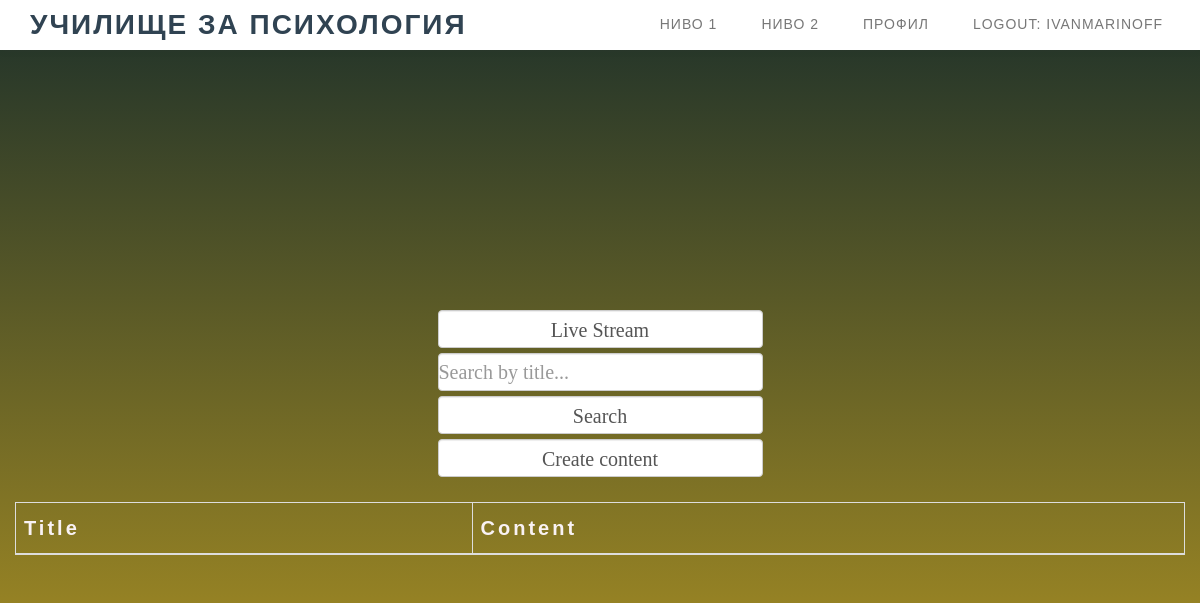
The app's page /api/content/read_content/ (signed in), older data.
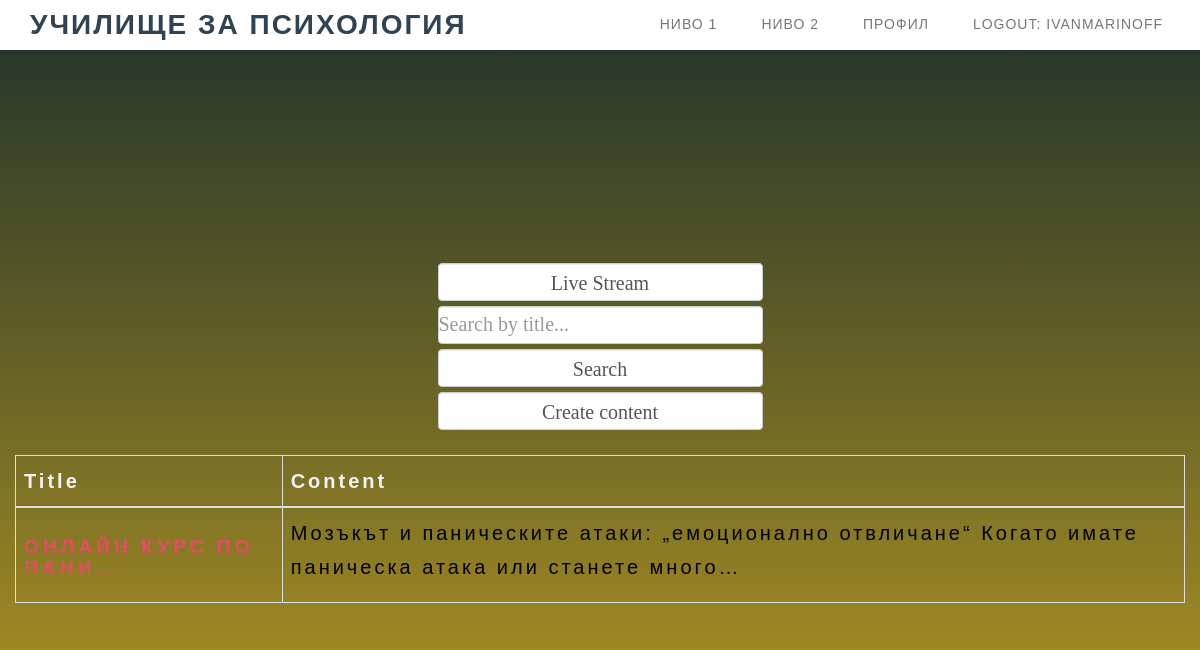
The same page, newer data.
### school_bg/users/models.py (models this page shows, shortened)
class User(auth_models.AbstractUser):
    first_name = models.CharField(
        max_length=30,
        blank=True,
        null=True,
        validators=[
            validate_only_alphabetical,
        ]
    )
    last_name = models.CharField(
        max_length=30,
        blank=True,
        null=True,
        validators=[
            validate_only_alphabetical,
        ]
    )
    email = models.EmailField(
        unique=True,
        validators=[validate_email],
    )

### school_bg/content/models.py (models this page shows, shortened)
class Level_1(models.Model):
    class Meta:
        ordering = ['-created_at']
    title = models.CharField(
        max_length=100,
        blank=True,
        null=True,
    )
    text = models.TextField(
        blank=True,
        null=True,
    )
    created_at = models.DateTimeField(auto_now=True, blank=True)
    updated_at = models.DateTimeField(auto_now=True, blank=True)
    user = models.ForeignKey(
        UserModel,
        on_delete=models.CASCADE,
    )
    slug = models.SlugField(
        unique=True,
        blank=True,
        null=True,
    )
    image_url = models.URLField(
        blank=True,
        null=True,
    )
    file = models.FileField(
        upload_to='files',
        blank=True,
        null=True,
        default=None,
    )
    video = models.FileField(
        upload_to='videos',
        blank=True,
        null=True,
        default=None,
        )

### school_bg/content/views.py (the view)
# urls.py: path('read_content/', ReadContentView.as_view(), name='read-content'),
class ReadContentView(CustomLoginRequiredMixin, views.ListView):
    model = Level_1
    template_name = 'content/read_content.html'
    form_class = ContentReadForm
    success_url = reverse_lazy('read-content')
    paginate_by = 5
    context_object_name = 'content'
    object_list = Level_1.objects.all().order_by('title')
    def get_queryset(self):
        queryset = super().get_queryset()
        search = self.request.GET.get('search', '')
        queryset = queryset.filter(text__icontains=search)
        return queryset
    def get_context_data(self, *args, **kwargs):
        context = super().get_context_data(*args, **kwargs)
        context['search'] = self.request.GET.get('search', '')
        return context

### templates/content/read_content.html (shortened to what this page needs)
{% extends 'content/content_navbar.html' %}
{% load static %}
{% load custom_filters %}
{% block navbar_content %}
    <div class="container">
        <div class="row">
            <div class="col-12">
                <br><br><br><br>
                <table class="table table-bordered" style="list-style-type:upper-roman" aria-sort="descending">
                    <thead>
                    <tr>
                        <th>
                            <p1>Title</p1>
                        </th>
                        <th>
                            <p1>Content</p1>
                        </th>
                    </tr>
                    </thead>
                    <tbody>
                    {% if request.user.is_authenticated %}
                        <form action="{% url 'live-stream' %}" method="get" enctype="multipart/form-data">
                            <input type="submit" class="form-control" value="Live Stream">
                        </form>
                    {% endif %}
                    <form action="{% url 'read-content' %}" method="get" enctype="multipart/form-data">
                        <input type="text" class="form-control" name="search" placeholder="Search by title..."
                               value="{{ request.GET.title }}">
                        <input type="submit" class="form-control" value="Search">
                    </form>
                    {% if request.user.is_superuser %}
                        <form action="{% url 'create-content' %}" method="get"
                              enctype="multipart/form-data">
                            <input type="submit" class="form-control" value="Create content"></form><br>
                    {% endif %}
                    {% for content in object_list reversed %}
                        <tr>
                            <td>
                                <h2>
                                    <a href="{% url 'detail-content' slug=content.slug %}">
                                        {{ content.title|truncatechars:20 }}</a>
                                </h2>
                            </td>
                            <td>
                                <p>
                                    {{ content.text|truncatechars:100 }}
                                </p>
                            </td>
                        </tr>
                    {% endfor %}
                    </tbody>
                </table>
            </div>
        </div>
    </div>
{% endblock %}

### templates/content/content_navbar.html (shortened to what this page needs)
{% load static %}
<!DOCTYPE html>
<html lang="bg">
<head>
    <link rel="stylesheet" href="{% static 'css/bootstrap.min.css' %}">
    <link rel="stylesheet" href="{% static 'css/animate.min.css' %}">
    <link rel="stylesheet" href="{% static 'css/font-awesome.min.css' %}">
    <link rel="stylesheet" href="{% static 'css/style.css' %}">
    <link rel="stylesheet" href="{% static 'css/global_content.css' %}">
    <div class="navbar navbar-default navbar-fixed-top" role="navigation">
        <div class="container">
            <div class="navbar-header">
                <a href="{% url 'home_page' %}" class="navbar-brand smoothScroll">УЧИЛИЩЕ ЗА ПСИХОЛОГИЯ</a>
            </div>
            <div class="collapse navbar-collapse">
                <ul class="nav navbar-nav navbar-right">
                    {% if user.is_authenticated %}
                        <li><a href="{% url 'read-content' %}"
                               class="smoothScroll"><span>Ниво 1</span></a></li>
                        <li><a href="{% url 'global-read-content' %}"
                               class="smoothScroll"><span>Ниво 2</span></a></li>
                        <li><a href="{% url 'profile-details' pk=request.user.pk %}" class="smoothScroll"><span>Профил</span></a>
                        </li>
                        <li>
                            <form method="POST" action="{% url 'logout_user' %}">
                                <a href="#" class="smoothScroll" onclick="this.closest('form').submit(); return false;"><span>Logout: {{ request.user }}</span></a>
                            </form>
                        </li>
                    {% endif %}
                </ul>
            </div>
        </div>
    </div>
    </body>
    {% block navbar_content %}
    {% endblock navbar_content%}
</head>
</html>

### static/css/style.css (style rules this page uses)
html, body { width: 100%; overflow-x: hidden; }
html { font-size: 100%; }
h1, h2, h3, h4 { font-weight: 300; }
h2 { color: #e44c65; font-size: 1.2rem; font-weight: bold; letter-spacing: 4px; text-transform: uppercase; }
p { color: black; font-size: 20px; letter-spacing: 3px; line-height: 34px; }
p1 { color: #f9f2f4; font-size: 20px; letter-spacing: 3px; line-height: 34px; }
a { color: #e44c65; -webkit-transition: 0.5s; -o-transition: 0.5s; transition: 0.5s; text-decoration: none !important; }
* { -webkit-box-sizing: border-box; -moz-box-sizing: border-box; box-sizing: border-box; }
*:before, *:after { -webkit-box-sizing: border-box; -moz-box-sizing: border-box; box-sizing: border-box; }
.navbar-default { background: #ffffff; box-shadow: 0px 2px 8px 0px rgba(50, 50, 50, 0.04); border: none; margin-bottom: 0px !important; }
.navbar-default .navbar-brand { color: #304352; font-size: 28px; font-weight: bold; letter-spacing: 2px; margin: 0; }
.navbar-default .navbar-nav li a { color: #777; font-size: 14px; font-weight: 300; letter-spacing: 1px; text-transform: uppercase; -webkit-transition: all 0.4s ease-in-out; transition: all 0.4s ease-in-out; padding-right: 22px; padding-left: 22px; display: inline; }
.navbar-default .navbar-nav li a span { position: relative; display: inline-block; padding-bottom: 2px; }
.navbar-default .navbar-nav li a span:before { content: ""; position: absolute; width: 100%; height: 2px; bottom: 0; left: 0; background-color: rgba(255, 255, 255, 0.5); visibility: hidden; -webkit-transform: scaleX(0); -moz-transform: scaleX(0); -ms-transform: scaleX(0); -o-transform: scaleX(0); transform: scaleX(0); -webkit-transition: all 0.3s ease-in-out 0s; -moz-transition: all 0.3s ease-in-out 0s; -ms-transition: all 0.3s ease-in-out 0s; -o-transition: all 0.3s ease-in-out 0s; transition: all 0.3s ease-in-out 0s; }

### static/css/global_content.css (style rules this page uses)
input { width: 80%; height: 66px; background: #e0dede; justify-content: center; display: flex; margin: 5px auto; padding: 24px; border: none; outline: none; border-radius: 5px; }

Row changes from the older to the newer data that the page shows:
added Level_1: text "Мозъкът и паническите атаки: „емоционално отвличане“ Когато имате паническа атака или станете много…"
